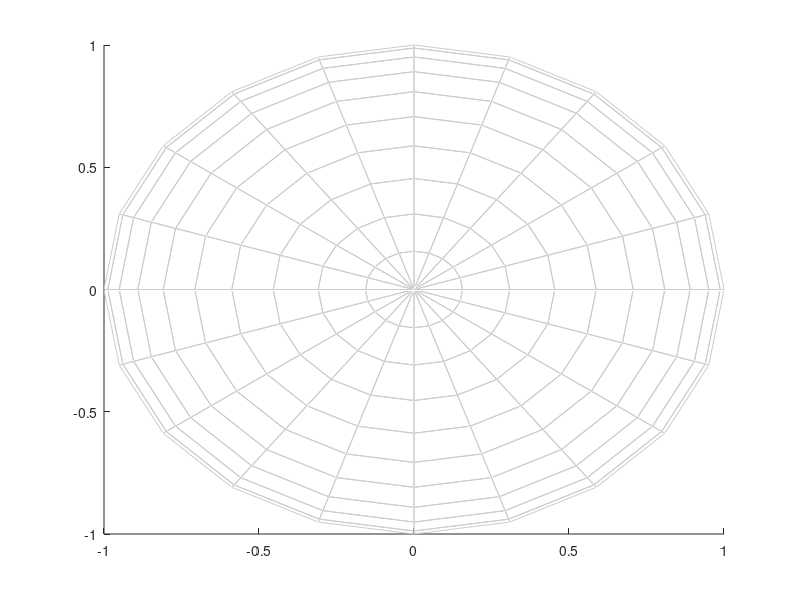

Recreate this plot in MATLAB. (Note: this script raises an error after producing the figure.)
% Made by Zela Tainos
disp('HAHA');
addpath('CircStat2012a');
addpath('SPKmeans');
%   The first task is to understand clustering on the hypersphere in order to
%   understand classification of the data set.

%   Make a two sphere
clf;
[sx, sy, sz] = sphere;
figure;
lightGrey = 0.8*[1 1 1]; % It looks better if the lines are lighter
surface(sx,sy,sz,'FaceColor', 'none','EdgeColor',lightGrey)
hold on;


%   Create sample spaces on the sphere
n = 15;
numClusters = 10;
data = cell(70, 1);
dataMatrix = [];
for i = 1:numClusters
    mean1 = 2*pi*rand() - pi;
    mean2 = 2*pi*rand() - pi;
    angles = [circ_vmrnd(mean1, 1, n) circ_vmrnd(mean2, 1, n)];
    [x ,y, z] = sph2cart(angles(:,1), angles(:, 2), 1);
    data{i,1} = [x ,y, z];
    dataMatrix = [dataMatrix; data{i,1}];
end

hold on;

K = numClusters;
[best_x,best_f,mem,empty,loop]=SPKmeans(dataMatrix,K,3, 'rand');

scatter3(dataMatrix(:,1),dataMatrix(:,2),dataMatrix(:,3),4,mem);

%   Is the method accurate? Yes

%   70 clusters
